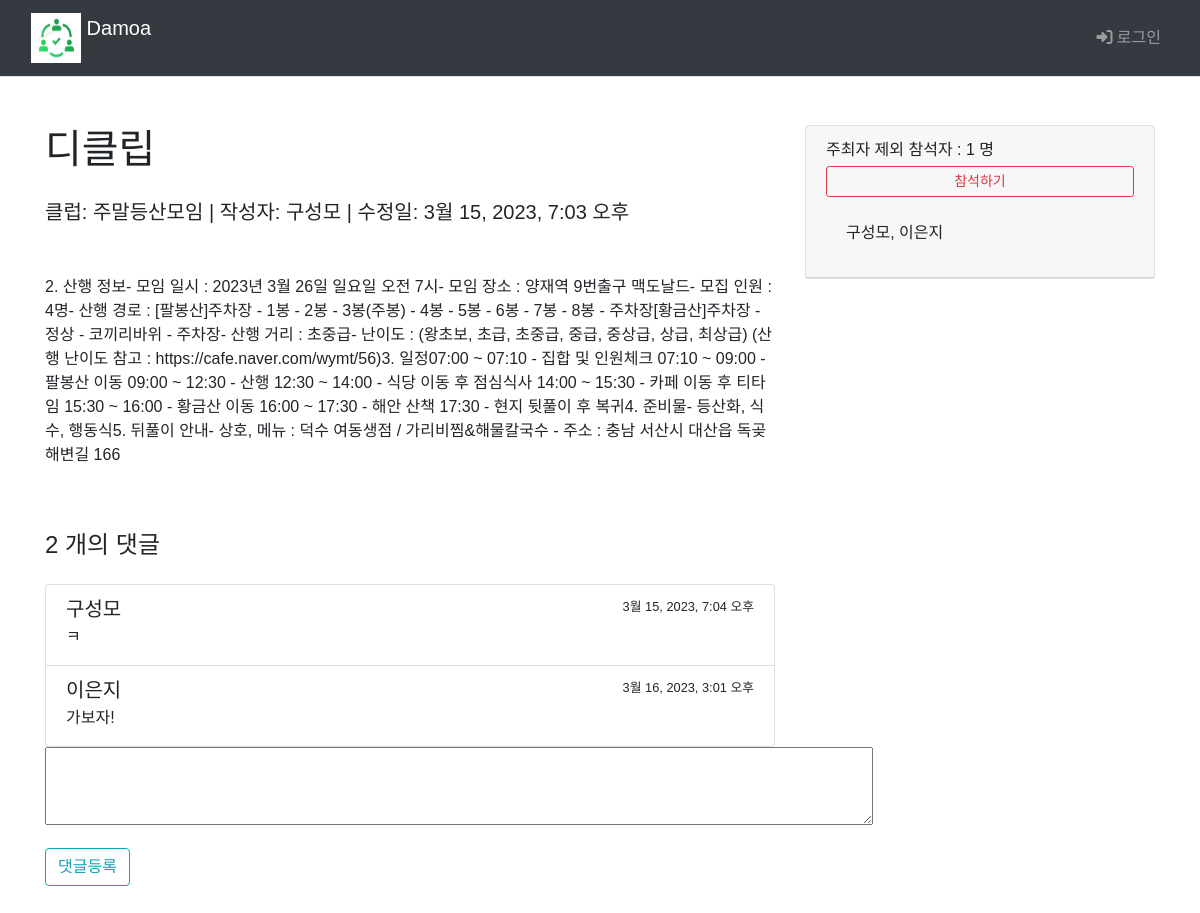
Page /main/board_list/306/ on the committed database.
### main/models.py (models this page shows, shortened)
class Board(models.Model):
    club = models.ForeignKey(Club, on_delete=models.CASCADE)
    author = models.ForeignKey(settings.AUTH_USER_MODEL, on_delete=models.CASCADE, default=1, null=True, related_name='author_board')
    subject = models.CharField('제목', max_length = 200,
                               help_text='게시글의 제목을 한 줄로 작성하세요.')
    content = models.TextField('내용', help_text='내용을 상세히 작성하세요.')
    create_date = models.DateTimeField('생성일')
    modify_date = models.DateTimeField(null=True, blank=True)
    voter=models.ManyToManyField(settings.AUTH_USER_MODEL, related_name='voter_board')
    event_date = models.DateTimeField('모임일',null=True, blank=True)

class Club(models.Model):
    class category(models.TextChoices):
        from django.utils.translation import gettext_lazy as _
        COOK = 'CK', _('Cook')
        CULTURE = 'CT', _('Culture')
        GAME = 'GA', _('Game')
        LANGUAGE = 'LA', _('Language')
        MUSIC = 'MU', _('Music')
        OUTDOOR = 'OD', _('Outdoor')
        SPORTS = 'SP', _('Sports')
    category = models.CharField(
        max_length=10,
        choices = category.choices,
        null=True
    )
    name=models.TextField('클럽이름')
    author = models.ForeignKey(settings.AUTH_USER_MODEL, on_delete=models.CASCADE, default=1, null=True, related_name='author_club')

class Reply(models.Model):
    board = models.ForeignKey(Board, on_delete=models.CASCADE)
    author = models.ForeignKey(settings.AUTH_USER_MODEL, on_delete=models.CASCADE, default=1, null=True)
    content = models.TextField()
    create_date = models.DateTimeField('생성일')
    modify_date = models.DateTimeField(null=True, blank=True)

### common/models.py (models this page shows)
class CustomUser(AbstractBaseUser, PermissionsMixin) :
    email = models.EmailField(blank=True, unique=True, default='')
    username = models.CharField(max_length = 15, unique=True)
    name = models.CharField(max_length=15)
    age = models.IntegerField()
    ad = models.CharField(max_length=50)
    is_active = models.BooleanField(default=True)
    is_superuser = models.BooleanField(default=True)
    is_staff = models.BooleanField(default=True)
    date_joined = models.DateTimeField(default=timezone.now)
    last_login = models.DateTimeField(blank=True, null=True)
    objects = CustomUserManager()
    USERNAME_FIELD = 'username'
    REQUIRED_FIELD = ['name']
    class Meta :
        ordering = ['-date_joined']
        verbose_name = 'User'
        verbose_name_plural = 'User'

### main/views.py (the view)
# urls.py: path('main/board_list/<int:board_id>/', views.detail, name='detail'),
def detail(request, board_id):
    board=get_object_or_404(Board, pk=board_id)
    context={'board':board}
    return render(request, 'main/board_detail.html',context)

### templates/main/board_detail.html (shortened to what this page needs)
{% extends 'base.html' %}
{% block content %}
  <div class="container py-5">
    <div class="row">
      <div class="col-lg-8">
        <h1 class="mb-4">
          {{ board.subject }}</h1>
        <div class="lead mb-5">
          클럽:
          {{ board.club.name }}
          | 작성자:
          {{ board.author.name }}
          {% if board.modify_date %}
            | 수정일:
            {{ board.modify_date }}
            {%else%}
            | 작성일:
            {{ board.create_date }}
          {% endif %}
          <br>
        </div>
        {% autoescape off %}
        <p>{{ board.content|safe }}</p>
        {% endautoescape %}
        <div class="row">
          <div class="col-lg-12">
            <h4 class="mt-5 mb-4">{{board.reply_set.count}}
              개의 댓글</h4>
            <div class="list-group">
              {% for reply in board.reply_set.all %}
                <div class="list-group-item">
                  <div class="d-flex w-100 justify-content-between">
                    <h5 class="mb-1">{{ reply.author.name }}</h5>
                    {% if reply.modify_date %}
                      <small>
                        {{ reply.modify_date }}(수정)</small>
                      {%else%}
                      <small>{{ reply.create_date }}</small>
                    {% endif %}
                  </div>
                  <p class="mb-1">{{reply.content}}</p>
                </div>
              {% endfor %}
            </div>
          </div>
        </div>
        <form action="{%url 'main:reply_create' board.id%}" method="post">
          <div class="form-group">
            <textarea name="content" id="content" cols="87%" rows="3"></textarea>
          </div>
          <input type="submit" value="댓글등록" class="btn btn-outline-info">
        </form>
      </div>
      <div class="col-lg-4">
        <div class="card">
          <div class="card-header">
            주최자 제외 참석자 :
            {{board.voter.count}}
            명
            {%if request.user in board.voter.all %}
              <a href="#" data-uri="{%url 'main:vote_board' board.id %}" class="recommend1 btn btn-sm btn-outline-danger btn-block my-1">참석취소</a>
              {%else%}
              <a href="#" data-uri="{%url 'main:vote_board' board.id %}" class="recommend btn btn-sm btn-outline-danger btn-block my-1">참석하기</a>
              {%endif%}
              <div class="card-body">
                {{board.author.name}},
                {% for voter in board.voter.all %}
                  {{ voter.name }}
                  {% empty %}
                  외 참석한 사람이 아직 없습니다.
                {% endfor %}
              </div>
            </div>
          </div>
        </div>
      </div>
    </div>
{% endblock %}

### static/style.css (style rules this page uses)
* { font-family: 'Noto Sans KR', sans-serif; }

### rows in the picture
Board: subject "디클립", club.name "주말등산모임", author.name "구성모", modify_date "3월 15, 2023, 7:03 오후", content "2. 산행 정보 ​ - 모임 일시 : 2023년 3월 26일 일요일 오전 7시 ​ ​- 모임 장소 : 양재역 9번출구 맥도날드 ​ - 모집 인원 : 4명 ​ - 산행 경로 : [팔봉산] ​ 주차장 - 1봉 - 2봉 - 3봉(주봉) - 4봉 - 5봉 - 6봉 - 7봉 - 8봉 - 주차장 ​ ​[황금산] ​ 주차장 - 정상 - 코끼리바위 - 주차장 ​ ​ - 산행 거리 : 초중급 ​ - 난이도 : (왕초보, 초급, 초중급, 중급, 중상급, 상급, 최상급) (산행 난이도 참고 : https://cafe.naver.com/wymt/56) ​ ​ 3. 일정 ​ 07:00 ~ 07:10 - 집합 및 인원체크 07:10 ~ 09:00 - 팔봉산 이동 09:00 ~ 12:30 - 산행 12:30 ~ 14:00 - 식당 이동 후 점심식사 14:00 ~ 15:30 - 카페 이동 후 티타임 15:30 ~ 16:00 - 황금산 이동 16:00 ~ 17:30 - 해안 산책 17:30 - 현지 뒷풀이 후 복귀 ​ 4. 준비물 ​ - 등산화, 식수, 행동식 ​ ​ ​5. 뒤풀이 안내 ​ - 상호, 메뉴 : 덕수 여동생점 / 가리비찜&해물칼국수 - 주소 : 충남 서산시 대산읍 독곶해변길 166 ​", reply_set.count "2", voter.count "1"
Reply: author.name "구성모", create_date "3월 15, 2023, 7:04 오후", content "ㅋ"
Reply: author.name "이은지", create_date "3월 16, 2023, 3:01 오후", content "가보자!"
CustomUser: name "이은지"
